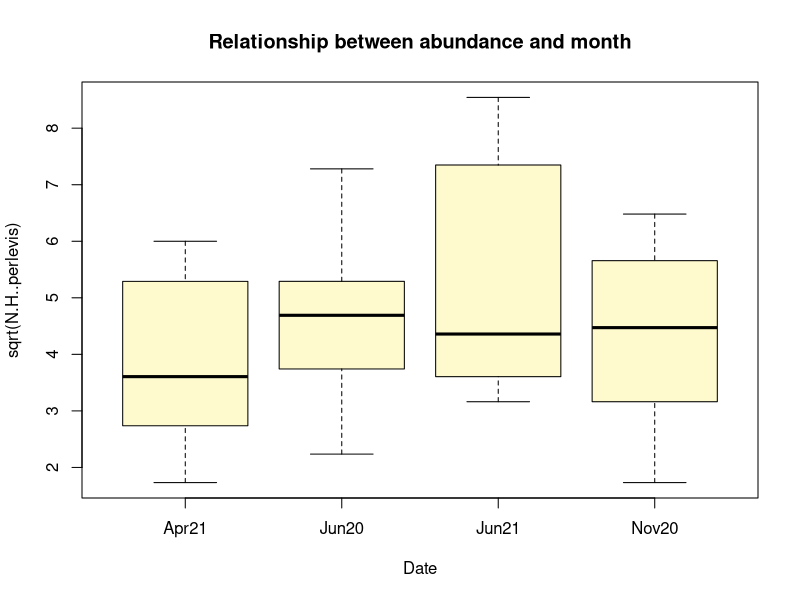

The R script that drew this image: (Note: this script raises an error after producing the figure.)
## ---- chunk 1
knitr::opts_chunk$set(echo = TRUE)
## ---- chunk 2
prey_ab_vol <- read.csv('Dataa/prey_ab_vol.csv')
prey_ab_vol$row_id <- factor(1:nrow(prey_ab_vol))

boxplot(sqrt(N.H..perlevis)~ Date,prey_ab_vol,col="lemonchiffon", main = "Relationship between abundance and month")

m1 <- glm(N.H..perlevis ~ Date,prey_ab_vol,family='poisson')
m1 <- glmer(N.H..perlevis ~ Date + (1|row_id),prey_ab_vol,family='poisson')
drop1(m1,test='Chisq')
summary(glht(m1, linfct = mcp(time = "Tukey")))
## ---- chunk 3

cor.test(log(prey_ab_vol$N.H..perlevis),log(prey_ab_vol$Volumen.Hym..mL.))

m1 <- aov(log(Volumen.Hym..mL.) ~ Date,prey_ab_vol)
anova(m1)
TukeyHSD(m1,ordered=TRUE)
boxplot(log(Volumen.Hym..mL.)~Date,prey_ab_vol,main = "Relationship between volume and month",col= 'pink')

leveneTest(m1)
## ---- chunk 4
TpHSal <- read.csv('Dataa/TempsalinitypH.csv')
TpHSal$row_id <- factor(1:nrow(TpHSal))
library(dplyr)
data <- data.frame(
  ID_SITE = c(5, 5, 5, 5, 5, 5, 5, 5, 5, 5, 5, 5, 5, 5),
  DATE = as.Date(c("10/6/2020", "18/6/2020", "26/6/2020", "5/11/2020", "12/11/2020", "20/11/2020", "27/11/2020", "3/4/2021", "8/4/2021", "16/4/2021", "7/6/2021", "15/6/2021", "21/6/2021", "29/6/2021"), format = "%d/%m/%Y"),
  T = c(15.416, 15.892, 16.824, 13.417, 13.241, 13.048, 12.848, 11.072, 11.23, 10.971, 15.061, 16.295, 15.688, 15.399),
  S = c(34.733, 34.632, 34.704, 34.552, 34.424, 34.56, 34.31, 33.62, 33.8, 34.156, 34.626, 34.762, 34.865, 35.014),
  PH = c(8.138, 7.959, 7.953, 7.799, 8.055, 7.791, 7.794, 7.9, 7.93, 7.91, 7.94, 7.91, 7.93, 7.88)
)
data$DATE <- as.POSIXlt(data$DATE)
data$Month <- data$DATE$mon + 1
data$Year <- data$DATE$year + 1900
averagestemp_ph_S <- aggregate(cbind(T, S, PH) ~ Month + Year, data, FUN = mean)
june_2020 <- subset(averagestemp_ph_S, Month == 6 & Year == 2020)
june_2021 <- subset(averagestemp_ph_S, Month == 6 & Year == 2021)
print(averagestemp_ph_S)
averages2 <- aggregate(Volumen.Hym..mL. / N.H..perlevis ~ Date, prey_ab_vol, FUN = mean)
print(averages2)
averagesvolume <- data.frame(
  Month = c(6, 11, 4, 6),
  Year = c(2020, 2020, 2021, 2021),
  Volumen.Hym..mL..N.H..perlevis = c(3.8781924, 12.6688840, 3.0448443, 0.8122513)
)
merged_dataset <- merge(averagesvolume, averagestemp_ph_S, by = c('Year', 'Month'))
correlation2 <- cor(merged_dataset[, c("Volumen.Hym..mL..N.H..perlevis", "T", "S", "PH")])
## ---- chunk 5
data2022 <- read.csv('Dataa/data2022.csv')
data2022$row_id <- factor(1:nrow(data2022))
data2022 <- data2022[data2022$Abundance>0,]
data2022$log.n <- log(data2022$N)
data2022$log.biomass <- log(data2022$biomass)

plot(data2022$log.n, data2022$log.biomass, xlab = "Abundance", ylab = "Biomass", main = "Relationship between Abundance and Biomass", type = 'n')

j <- 0
for (i in unique(data2022$Habitat)) {
  points(data2022$log.n[data2022$Habitat == i], data2022$log.biomass[data2022$Habitat == i],
         pch = j + 1, col = c("pink", "blue", "purple","green", "cyan",'grey')[j + 1])
  j <- j + 1
}

legend("bottomright", legend = unique(data2022$Habitat),
       pch = 1:length(unique(data2022$Habitat)),
       col = c("pink", "blue", "purple", "green", "cyan", 'grey'),
       title = "Habitat", horiz = TRUE, cex = 0.3, pt.cex = 1, pt.bg = "white")

correlation3 <- cor(data2022$log.n, data2022$log.biomass)
correlation3

m10 <- lm(log.biomass ~ Habitat*log.n, data = data2022)
m10b <- lm(log.biomass ~ Habitat + log.n, data = data2022)
anova(m10b,m10)
summary(m10)



